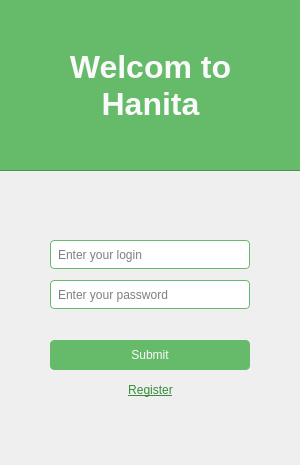
<?xml version="1.0" encoding="UTF-8"?>
<ui version="4.0">
 <class>Dialog</class>
 <widget class="QDialog" name="Dialog">
  <property name="geometry">
   <rect>
    <x>0</x>
    <y>0</y>
    <width>300</width>
    <height>465</height>
   </rect>
  </property>
  <property name="minimumSize">
   <size>
    <width>300</width>
    <height>465</height>
   </size>
  </property>
  <property name="maximumSize">
   <size>
    <width>300</width>
    <height>465</height>
   </size>
  </property>
  <property name="windowTitle">
   <string>Hanita</string>
  </property>
  <property name="styleSheet">
   <string notr="true">QLineEdit {
	border: 1px solid #66BB6A;
	border-radius: 4px;
	padding-left: 5px;
	selection-color: blue;
}

QLineEdit[echoMode=&quot;2&quot;] {
    lineedit-password-character: 9679;
}

QLineEdit:focus {
	border: 2px solid #66bb6a;
}</string>
  </property>
  <widget class="QLineEdit" name="le_login_input">
   <property name="geometry">
    <rect>
     <x>50</x>
     <y>240</y>
     <width>200</width>
     <height>29</height>
    </rect>
   </property>
   <property name="placeholderText">
    <string>Enter your login</string>
   </property>
  </widget>
  <widget class="QLineEdit" name="le_login_pass">
   <property name="geometry">
    <rect>
     <x>50</x>
     <y>280</y>
     <width>200</width>
     <height>29</height>
    </rect>
   </property>
   <property name="echoMode">
    <enum>QLineEdit::Password</enum>
   </property>
   <property name="placeholderText">
    <string>Enter your password</string>
   </property>
  </widget>
  <widget class="QPushButton" name="pb_login_submit">
   <property name="geometry">
    <rect>
     <x>50</x>
     <y>340</y>
     <width>200</width>
     <height>30</height>
    </rect>
   </property>
   <property name="cursor">
    <cursorShape>PointingHandCursor</cursorShape>
   </property>
   <property name="styleSheet">
    <string notr="true">QPushButton {
	background-color: #66BB6A;
	border: 1px solid #66BB6A;
	border-radius: 4px;
	color: #fafafa;

}
QPushButton:hover {
	background-color: #81C784;
}
QPushButton:focus {
	outline: 1px dotted white;
}
QPushButton:pressed {
	background-color: #4CAF50;
}</string>
   </property>
   <property name="text">
    <string>Submit</string>
   </property>
  </widget>
  <widget class="QFrame" name="frame">
   <property name="geometry">
    <rect>
     <x>-10</x>
     <y>-40</y>
     <width>321</width>
     <height>211</height>
    </rect>
   </property>
   <property name="styleSheet">
    <string notr="true">QFrame {
	background-color: #66BB6A;
}</string>
   </property>
   <property name="frameShape">
    <enum>QFrame::StyledPanel</enum>
   </property>
   <property name="frameShadow">
    <enum>QFrame::Raised</enum>
   </property>
   <widget class="QLabel" name="l_login_greet">
    <property name="geometry">
     <rect>
      <x>70</x>
      <y>80</y>
      <width>181</width>
      <height>91</height>
     </rect>
    </property>
    <property name="font">
     <font>
      <pointsize>24</pointsize>
      <weight>75</weight>
      <bold>true</bold>
     </font>
    </property>
    <property name="styleSheet">
     <string notr="true">QLabel {
	color: #fafafa;
}</string>
    </property>
    <property name="text">
     <string>Welcom to Hanita</string>
    </property>
    <property name="alignment">
     <set>Qt::AlignCenter</set>
    </property>
    <property name="wordWrap">
     <bool>true</bool>
    </property>
   </widget>
  </widget>
  <widget class="QLabel" name="l_login_error">
   <property name="geometry">
    <rect>
     <x>20</x>
     <y>410</y>
     <width>261</width>
     <height>51</height>
    </rect>
   </property>
   <property name="styleSheet">
    <string notr="true">QLabel {
	color: red;
}</string>
   </property>
   <property name="text">
    <string/>
   </property>
   <property name="textFormat">
    <enum>Qt::RichText</enum>
   </property>
   <property name="alignment">
    <set>Qt::AlignLeading|Qt::AlignLeft|Qt::AlignTop</set>
   </property>
   <property name="wordWrap">
    <bool>true</bool>
   </property>
   <property name="textInteractionFlags">
    <set>Qt::TextSelectableByMouse</set>
   </property>
  </widget>
  <widget class="QLabel" name="l_login_register">
   <property name="geometry">
    <rect>
     <x>50</x>
     <y>380</y>
     <width>201</width>
     <height>20</height>
    </rect>
   </property>
   <property name="cursor">
    <cursorShape>PointingHandCursor</cursorShape>
   </property>
   <property name="styleSheet">
    <string notr="true">QLabel {
	color: #388E3C;
	text-decoration: underline;
}
QLabel:hover {
	color: #81C784;
	text-decoration: none;
}</string>
   </property>
   <property name="text">
    <string>Register</string>
   </property>
   <property name="textFormat">
    <enum>Qt::RichText</enum>
   </property>
   <property name="alignment">
    <set>Qt::AlignCenter</set>
   </property>
  </widget>
 </widget>
 <resources/>
 <connections/>
</ui>
